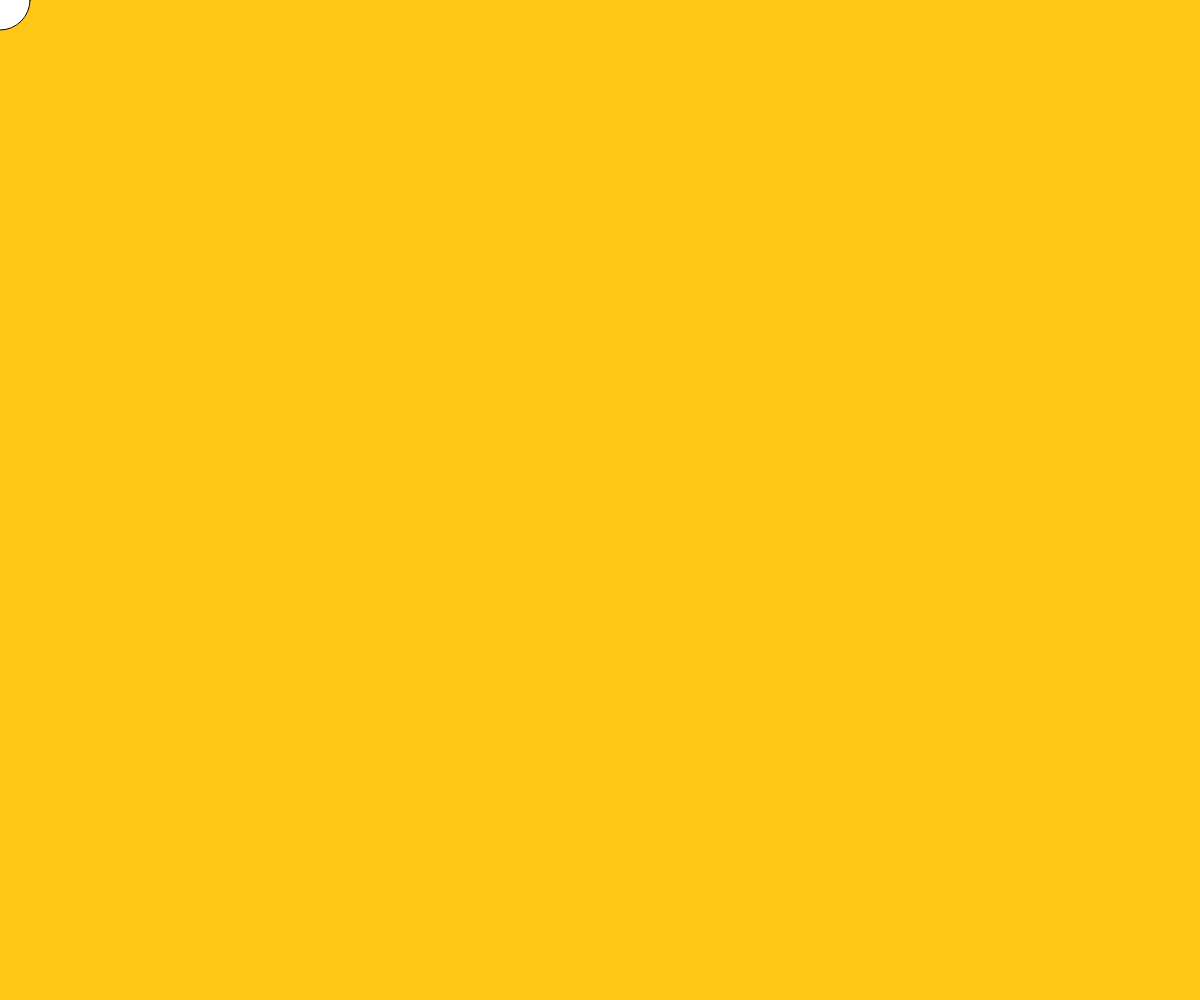
Frame 1 (no input)
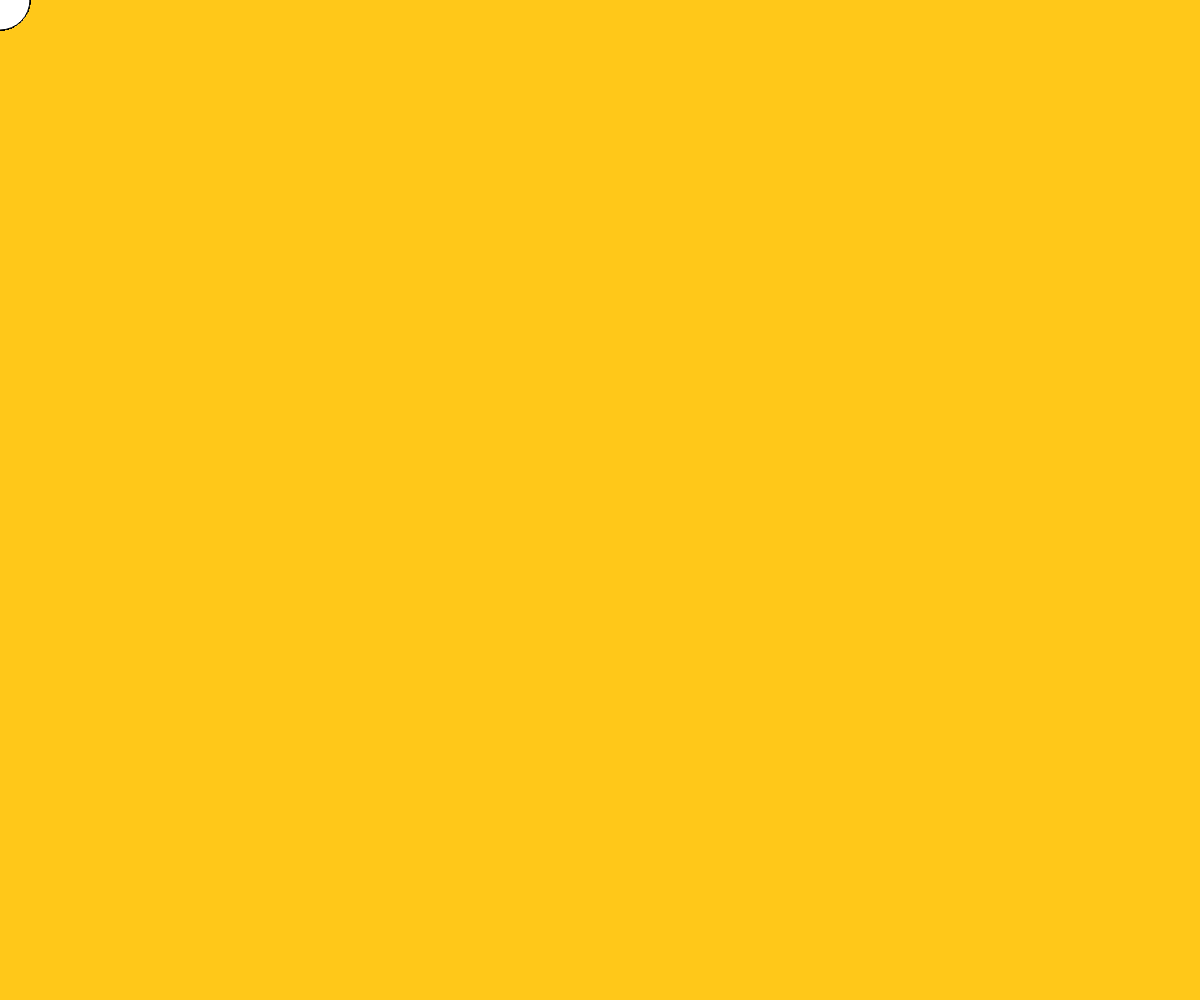
Frame 60 (no input)
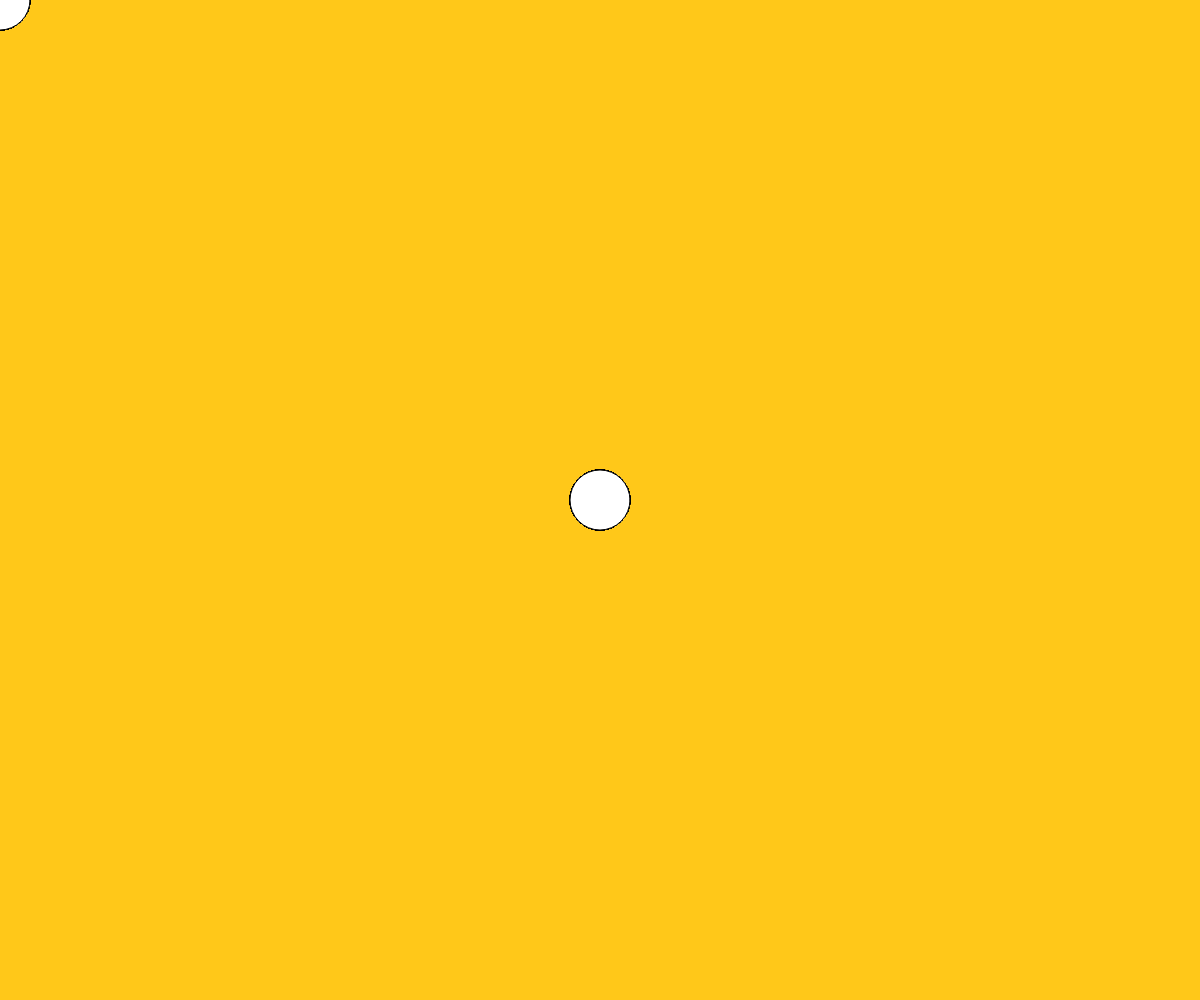
Frame 120 (the mouse pressed at the canvas centre since frame 60)

The p5.js sketch that drew these frames (run headless with seeded random() and noise() and a simulated clock; from frame 60 on, the mouse is pressed at the canvas centre):

// p5.js sketch
// ── sketch.js
function setup() {
  createCanvas(windowWidth, windowHeight);
  background(255, 200,25);
}

function draw() {
  circle(mouseX, mouseY, 60);
}

function windowResized() {
  resizeCanvas(windowWidth, windowHeight);
}
